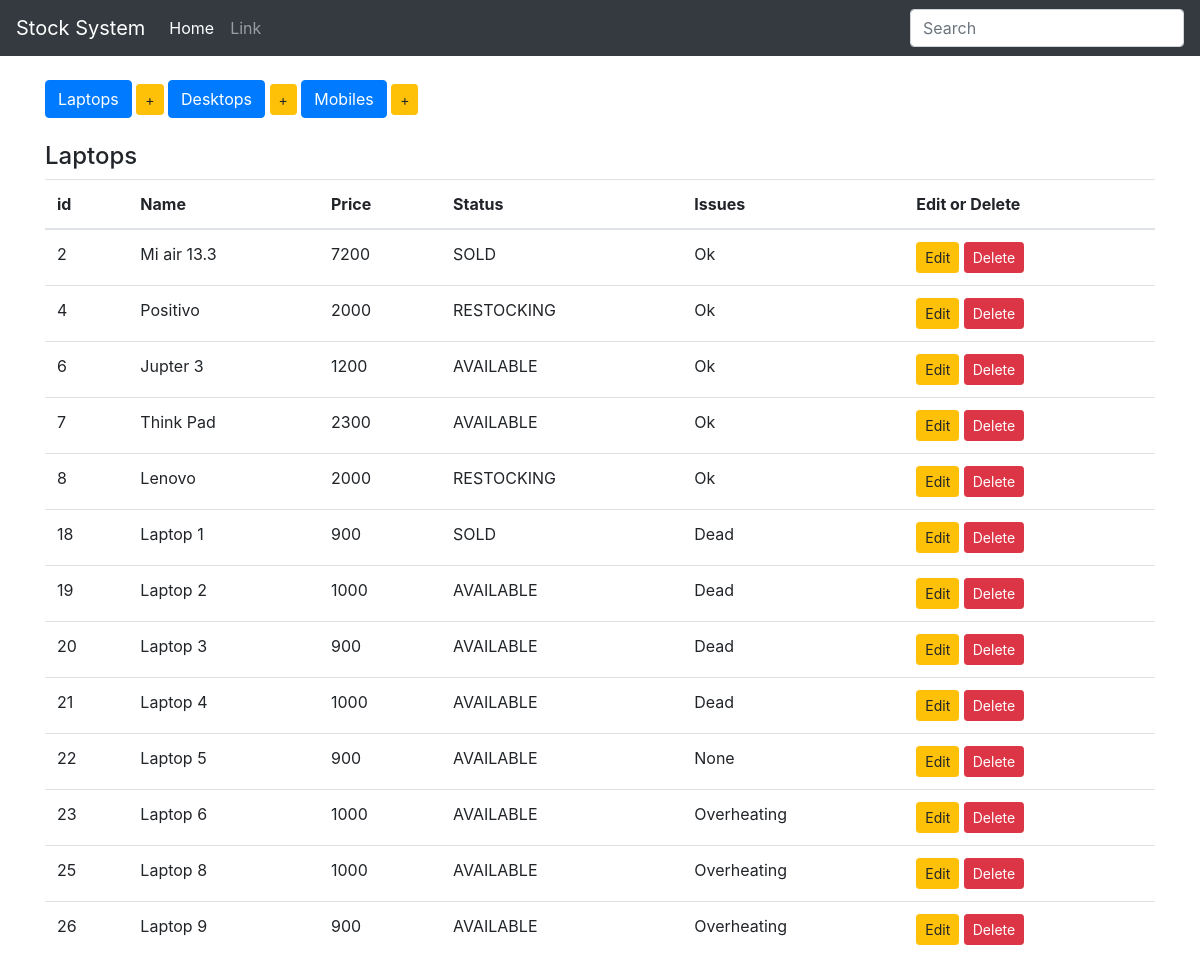
The page /show_laptops on the database its author committed.
### StockApp/models.py (models this page shows, shortened)
class Product(models.Model):
    name = models.CharField(max_length=100, blank=False)
    price = models.IntegerField()
    choices = (
        ('AVAILABLE', 'Ready to Purchase'),
        ('SOLD', 'Item Sold'),
        ('RESTOCKING', 'Under Restocking')
    )
    status = models.CharField(max_length=10, choices=choices, default='AVAILABLE')
    issues = models.CharField(max_length=100, default='Ok')
    class Meta:
        abstract = True

class Laptop(Product):
    pass

### StockApp/views.py (the view)
# urls.py: url(r'^show_laptops$', show_laptops, name='show_laptops'),
def show_laptops(request):
    items = Laptop.objects.all()
    context = {
        'items': items,
        'header': 'Laptops'
    }
    return render(request, 'index.html', context)

### StockApp/templates/index.html
{% extends 'base.html' %}
{% block body %}
    <br>
    <div class="button-group">
        <a href="{% url 'show_laptops' %}" class="btn btn-primary btn-md" role="button"> Laptops</a>
        <a href="{% url 'add_laptop' %}" class="btn btn-warning btn-sm" role="button"> +</a>
        <a href="{% url 'show_desktops' %}" class="btn btn-primary btn-md" role="button"> Desktops</a>
        <a href="{% url 'add_desktop' %}" class="btn btn-warning btn-sm" role="button"> +</a>
        <a href="{% url 'show_mobiles' %}" class="btn btn-primary btn-md" role="button"> Mobiles</a>
        <a href="{% url 'add_mobile' %}" class="btn btn-warning btn-sm" role="button"> +</a>
    </div>
    <br>
    <h4>{{ header }}</h4>
    <table class="table table-hover">
        <thead>
        <tr>
            <th>id</th>
            <th>Name</th>
            <th>Price</th>
            <th>Status</th>
            <th>Issues</th>
            <th>Edit or Delete</th>
        </tr>
        </thead>
        <tbody>
        {% for item in items %}
            <tr>
                <td>{{ item.pk }}</td>
                <td>{{ item.name }}</td>
                <td>{{ item.price }}</td>
                <td>{{ item.status }}</td>
                <td>{{ item.issues }}</td>
                {% if header|lower == "laptops" %}
                    <td>
                        <a href="{% url 'edit_laptop' item.pk %}" class="btn btn-warning btn-sm" role="button">Edit</a>
                        <a href="{% url 'delete_laptop' item.pk %}" class="btn btn-danger btn-sm"
                           role="button">Delete</a>
                    </td>
                {% elif header|lower == "desktops" %}
                    <td>
                        <a href="{% url 'edit_desktop' item.pk %}" class="btn btn-warning btn-sm" role="button">Edit</a>
                        <a href="{% url 'delete_desktop' item.pk %}" class="btn btn-danger btn-sm"
                           role="button">Delete</a>
                    </td>
                {% else %}
                    <td>
                        <a href="{% url 'edit_mobile' item.pk %}" class="btn btn-warning btn-sm" role="button">Edit</a>
                        <a href="{% url 'delete_mobile' item.pk %}" class="btn btn-danger btn-sm"
                           role="button">Delete</a>
                    </td>
                {% endif %}
            </tr>
        {% endfor %}
        </tbody>
    </table>
{% endblock %}

### rows shown on the page
Laptop: pk "2", name "Mi air 13.3", price "7200", status "SOLD", issues "Ok"
Laptop: pk "4", name "Positivo", price "2000", status "RESTOCKING", issues "Ok"
Laptop: pk "6", name "Jupter 3", price "1200", status "AVAILABLE", issues "Ok"
Laptop: pk "7", name "Think Pad", price "2300", status "AVAILABLE", issues "Ok"
Laptop: pk "8", name "Lenovo", price "2000", status "RESTOCKING", issues "Ok"
Laptop: pk "18", name "Laptop 1", price "900", status "SOLD", issues "Dead"
Laptop: pk "19", name "Laptop 2", price "1000", status "AVAILABLE", issues "Dead"
Laptop: pk "20", name "Laptop 3", price "900", status "AVAILABLE", issues "Dead"
Laptop: pk "21", name "Laptop 4", price "1000", status "AVAILABLE", issues "Dead"
Laptop: pk "22", name "Laptop 5", price "900", status "AVAILABLE", issues "None"
Laptop: pk "23", name "Laptop 6", price "1000", status "AVAILABLE", issues "Overheating"
Laptop: pk "25", name "Laptop 8", price "1000", status "AVAILABLE", issues "Overheating"
Laptop: pk "26", name "Laptop 9", price "900", status "AVAILABLE", issues "Overheating"

### other values the page prints
{{ header }} "Laptops"
